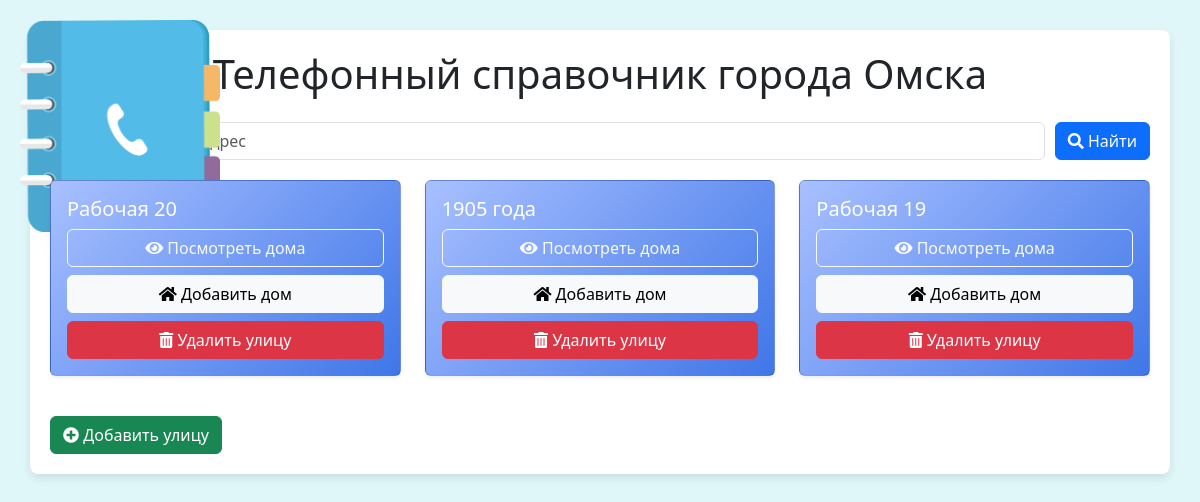
Before: / with the older database file.
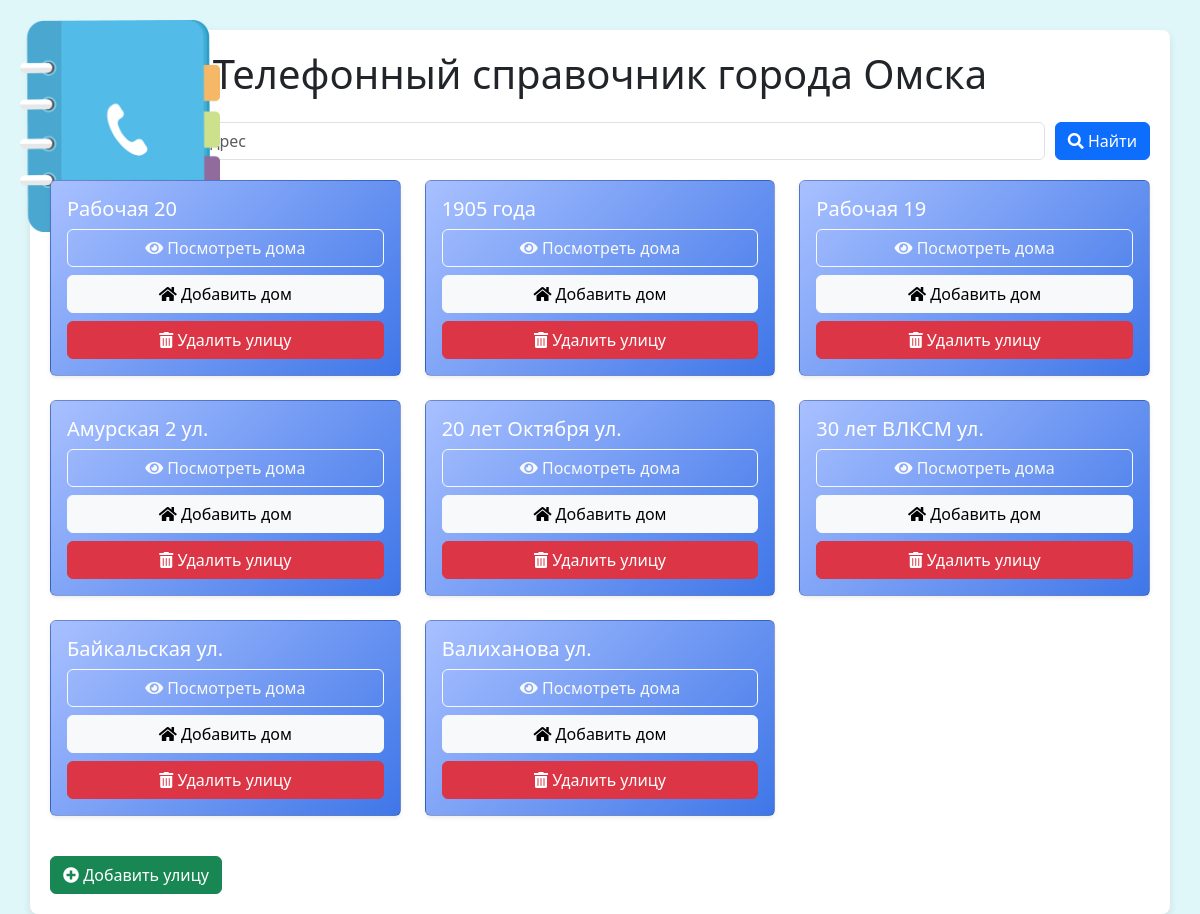
After: the same page with the newer database file.
### app.py (models this page shows)
class Street(db.Model):
    id = db.Column(db.Integer, primary_key=True)
    name = db.Column(db.String(150), nullable=False, unique=True)
    houses = db.relationship('House', backref='street', lazy=True, cascade="all, delete")

### app.py (the view, shortened to what this page needs)
@app.route('/', methods=['GET', 'POST'])
def index():
    streets = Street.query.all()
    contacts = []
    return render_template('index.html', streets=streets, contacts=contacts)

### templates/index.html (shortened to what this page needs)
<!DOCTYPE html>
<html lang="ru">
<head>
    <link href="https://cdn.jsdelivr.net/npm/bootstrap@5.3.0/dist/css/bootstrap.min.css" rel="stylesheet">
    <link href="https://cdnjs.cloudflare.com/ajax/libs/font-awesome/5.15.4/css/all.min.css" rel="stylesheet">
</head>
<body>
    <img src="{{ url_for('static', filename='logo.png') }}" alt="Логотип" class="logo">
    <div class="container">
        <h1 class="text-center mb-4">Телефонный справочник города Омска</h1>
        <form action="{{ url_for('search') }}" method="GET" class="search-container">
            <input type="text" name="query" class="form-control" placeholder="Введите имя или адрес">
            <button type="submit" class="btn btn-primary">
                <i class="fas fa-search"></i> Найти
            </button>
        </form>
        <div class="row">
            {% for street in streets %}
                <div class="col-md-4 mb-4">
                    <div class="card street-card shadow-sm">
                        <div class="card-body">
                            <h5 class="card-title">{{ street.name }}</h5>
                            <a href="{{ url_for('show_street', street_id=street.id) }}" class="btn btn-outline-light btn-block mb-2">
                                <i class="fas fa-eye"></i> Посмотреть дома
                            </a>
                            <a href="{{ url_for('add_house', street_id=street.id) }}" class="btn btn-light btn-block mb-2">
                                <i class="fas fa-home"></i> Добавить дом
                            </a>
                            <form action="{{ url_for('delete_street', street_id=street.id) }}" method="POST" onsubmit="return confirm('Вы уверены, что хотите удалить эту улицу? Все дома на улице будут удалены!');">
                                <button type="submit" class="btn btn-danger btn-block">
                                    <i class="fas fa-trash-alt"></i> Удалить улицу
                                </button>
                            </form>
                        </div>
                    </div>
                </div>
            {% endfor %}
        </div>
        <a href="{{ url_for('add_street') }}" class="btn btn-success mt-3">
            <i class="fas fa-plus-circle"></i> Добавить улицу
        </a>
    </div>
</body>
</html>

### templates/index.html (style rules this page uses)
html, body { height: 100%; margin: 0; padding: 0; background-color: #e0f7fa; }
.container { background: #ffffff; border-radius: 8px; box-shadow: 0 4px 8px rgba(0, 0, 0, 0.1); padding: 20px; margin-top: 30px; }
.street-card { background: linear-gradient(135deg, #a8c0ff, #3f76e8); color: #fff; transition: transform 0.3s ease; }
.btn-block { width: 100%; }
.card-body { border-radius: 8px; }
.search-container { margin-bottom: 20px; display: flex; gap: 10px; }
.search-container input { flex: 1; }
.logo { position: absolute; top: 20px; left: 20px; width: 200px; }

Changed rows visible on the page:
added Street: name "Амурская 2 ул."
added Street: name "20 лет Октября ул."
added Street: name "30 лет ВЛКСМ ул."
added Street: name "Байкальская ул."
added Street: name "Валиханова ул."
